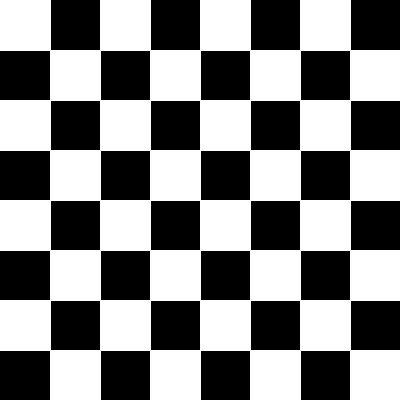
#> input picture sample_inputs/input_exp15.jpg, 400 x 400 px
$ python exp15_harris_corner_detection.py
#> lines starting #> are read from the running program, lines starting #| are printed output that depends on the picture; after the words box and inside, x2 and y2 are one past the last pixel; in counts of white or black regions, pixels touching at a corner belong together
import cv2
import numpy as np
import os

# Experiment 15: Harris Corner Detection
image_path = os.path.join(os.path.dirname(__file__), "..", "sample_inputs", "input_exp15.jpg")
image = cv2.imread(image_path)
#> image is the input picture: shape (400, 400, 3); min 0, max 255, mean 131.9
if image is None:
    image = cv2.imread("input_exp15.jpg")

original = image.copy()
gray = cv2.cvtColor(image, cv2.COLOR_BGR2GRAY)
gray = np.float32(gray)
harris_corners = cv2.cornerHarris(gray, blockSize=2, ksize=3, k=0.04)
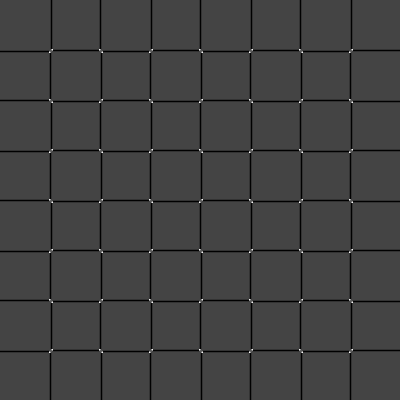
#> harris_corners: shape (400, 400) float32; min -169130016, max 458335776, mean -7631203.5; drawn with min black and max white
harris_corners = cv2.dilate(harris_corners, None)
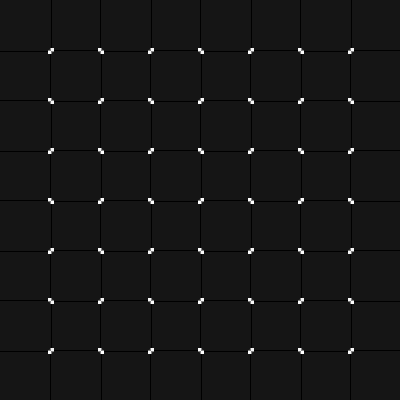
#> harris_corners: shape (400, 400) float32; min -42282504, max 458335776, mean 1853258.4; drawn with min black and max white
image[harris_corners > 0.01 * harris_corners.max()] = [0, 0, 255]
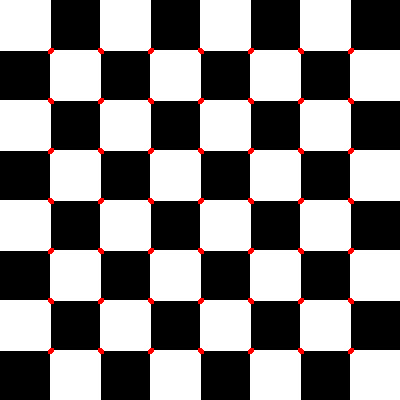
#> image: shape (400, 400, 3); 0.92% of pixels changed, all inside (x1, y1, x2, y2) = (48, 48, 354, 354)

cv2.imshow("Original Image", original)
cv2.imshow("Harris Corner Detection", image)

out_path = os.path.join(os.path.dirname(__file__), "..", "output_screenshots", "exp15_output.png")
cv2.imwrite(out_path, cv2.hconcat([original, image]))
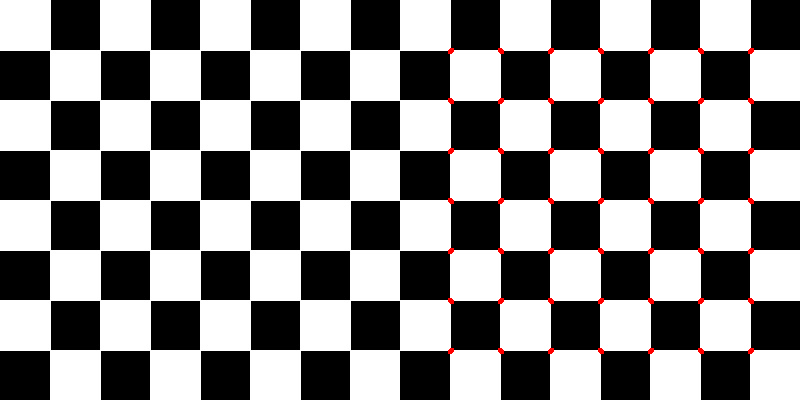
#> saved as exp15_output.png: shape (400, 800, 3); mean B, G, R 131.2, 131.2, 132.4
print(f"Exp 15 output saved to {out_path}")

cv2.waitKey(500)
cv2.destroyAllWindows()
